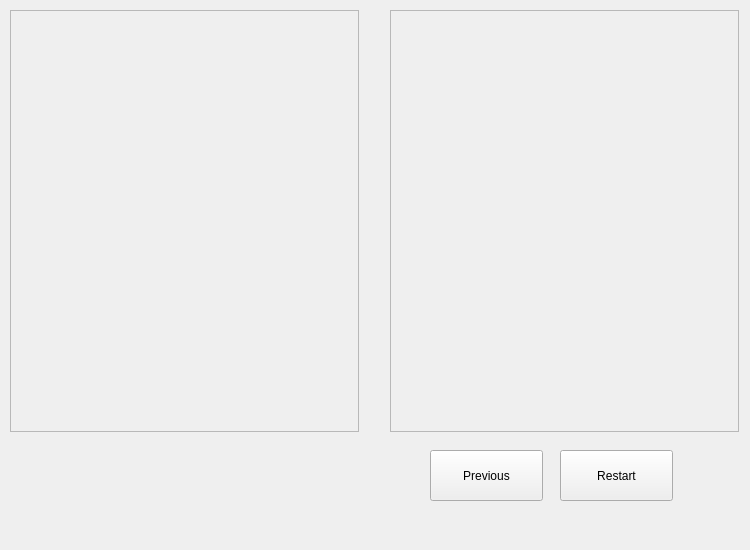
<?xml version="1.0" encoding="UTF-8"?>
<ui version="4.0">
 <class>Form</class>
 <widget class="QWidget" name="Form">
  <property name="geometry">
   <rect>
    <x>0</x>
    <y>0</y>
    <width>750</width>
    <height>550</height>
   </rect>
  </property>
  <property name="windowTitle">
   <string>Form</string>
  </property>
  <widget class="QPushButton" name="restartButton">
   <property name="geometry">
    <rect>
     <x>560</x>
     <y>450</y>
     <width>113</width>
     <height>51</height>
    </rect>
   </property>
   <property name="text">
    <string>Restart</string>
   </property>
  </widget>
  <widget class="QPushButton" name="previousButton">
   <property name="geometry">
    <rect>
     <x>430</x>
     <y>450</y>
     <width>113</width>
     <height>51</height>
    </rect>
   </property>
   <property name="text">
    <string>Previous</string>
   </property>
  </widget>
  <widget class="QScrollArea" name="payloadScrollArea">
   <property name="geometry">
    <rect>
     <x>10</x>
     <y>10</y>
     <width>349</width>
     <height>422</height>
    </rect>
   </property>
   <property name="widgetResizable">
    <bool>true</bool>
   </property>
   <widget class="QWidget" name="scrollAreaWidgetContents">
    <property name="geometry">
     <rect>
      <x>0</x>
      <y>0</y>
      <width>347</width>
      <height>420</height>
     </rect>
    </property>
    <layout class="QGridLayout" name="gridLayout_3">
     <item row="0" column="0">
      <widget class="QLabel" name="carrierLabel">
       <property name="text">
        <string>&lt;html&gt;&lt;head/&gt;&lt;body&gt;&lt;p&gt;&lt;img src=&quot;:/translation_images/hieroglyphics.jpg&quot;/&gt;&lt;/p&gt;&lt;/body&gt;&lt;/html&gt;</string>
       </property>
      </widget>
     </item>
    </layout>
   </widget>
  </widget>
  <widget class="QScrollArea" name="carrierScrollArea">
   <property name="geometry">
    <rect>
     <x>390</x>
     <y>10</y>
     <width>349</width>
     <height>422</height>
    </rect>
   </property>
   <property name="widgetResizable">
    <bool>true</bool>
   </property>
   <widget class="QWidget" name="scrollAreaWidgetContents_2">
    <property name="geometry">
     <rect>
      <x>0</x>
      <y>0</y>
      <width>347</width>
      <height>420</height>
     </rect>
    </property>
    <layout class="QGridLayout" name="gridLayout_4">
     <item row="0" column="0">
      <widget class="QLabel" name="payloadLabel_2">
       <property name="text">
        <string>&lt;html&gt;&lt;head/&gt;&lt;body&gt;&lt;p&gt;&lt;img src=&quot;:/translation_images/hieroglyphics.jpg&quot;/&gt;&lt;/p&gt;&lt;/body&gt;&lt;/html&gt;</string>
       </property>
      </widget>
     </item>
    </layout>
   </widget>
  </widget>
 </widget>
 <resources/>
 <connections/>
</ui>
